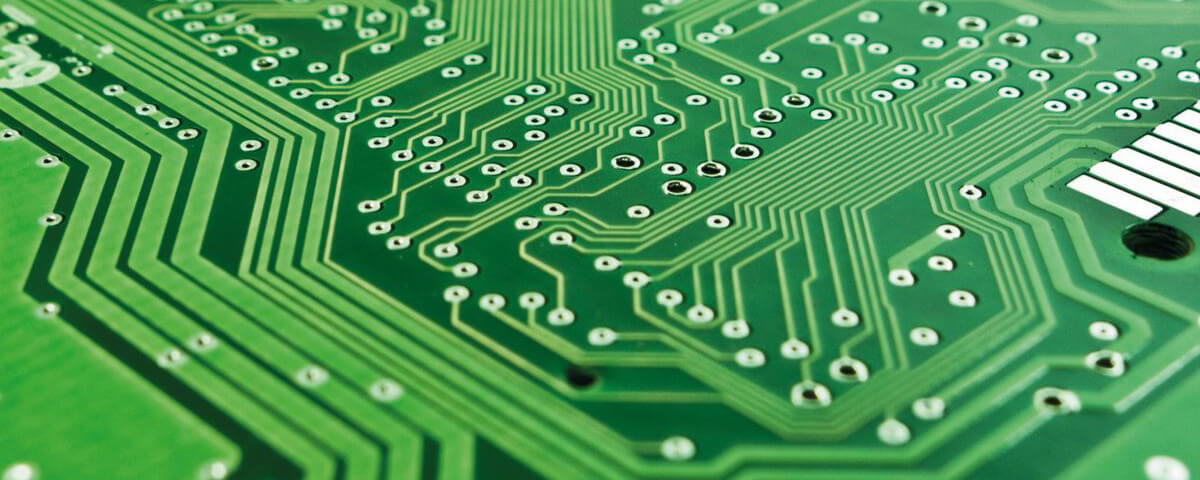
#> input picture rv seminarski/sp4.jpg, 1200 x 480 px
$ python main3.py
#> lines starting #> are read from the running program, lines starting #| are printed output that depends on the picture; after the words box and inside, x2 and y2 are one past the last pixel; in counts of white or black regions, pixels touching at a corner belong together
#!/usr/bin/env python3
# -*- coding: utf-8 -*-
"""
Created on Thu Jun 20 15:25:37 2024

@author: zorin
"""

import numpy as np
import cv2
import os

# for dirname in os.listdir("images/"):

    # for filename in os.listdir("images/" + dirname + "/"):

        # Image read
img = cv2.imread("sp4.jpg", 0)
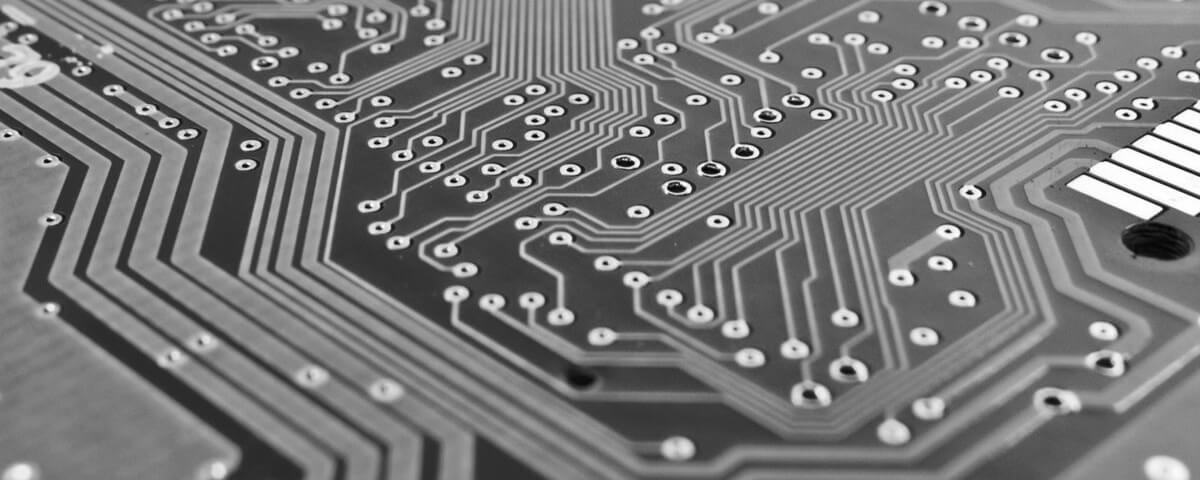
#> img: shape (480, 1200); min 0, max 255, mean 121.4

        # Denoising
denoisedImg = cv2.fastNlMeansDenoising(img);

        # Threshold (binary image)
        # thresh – threshold value.
        # maxval – maximum value to use with the THRESH_BINARY and THRESH_BINARY_INV thresholding types.
        # type – thresholding type
th, threshedImg = cv2.threshold(denoisedImg, 200, 255,cv2.THRESH_BINARY_INV|cv2.THRESH_OTSU) # src, thresh, maxval, type
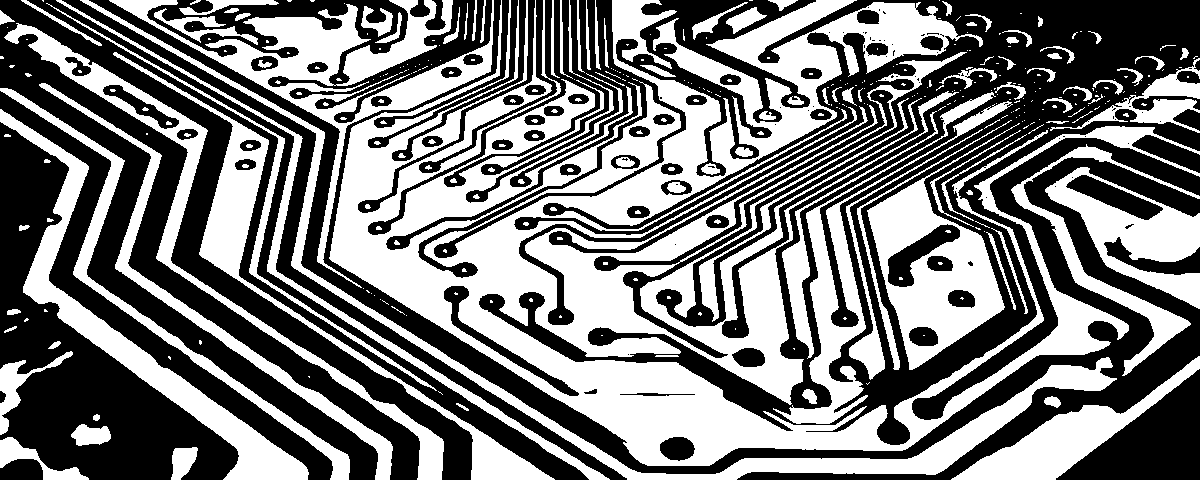
#> threshedImg: shape (480, 1200); 47.1% white; 368 white regions (247 under 20 px), largest, box (x1, y1, x2, y2) and area: (329, 0, 1200, 466) 125128, (109, 0, 494, 288) 15928, (80, 0, 1117, 480) 14057
#> th = 119

        # Perform morphological transformations using an erosion and dilation as basic operations
kernel = cv2.getStructuringElement(cv2.MORPH_ELLIPSE, (5,5))
morphImg = cv2.morphologyEx(threshedImg, cv2.MORPH_OPEN, kernel)
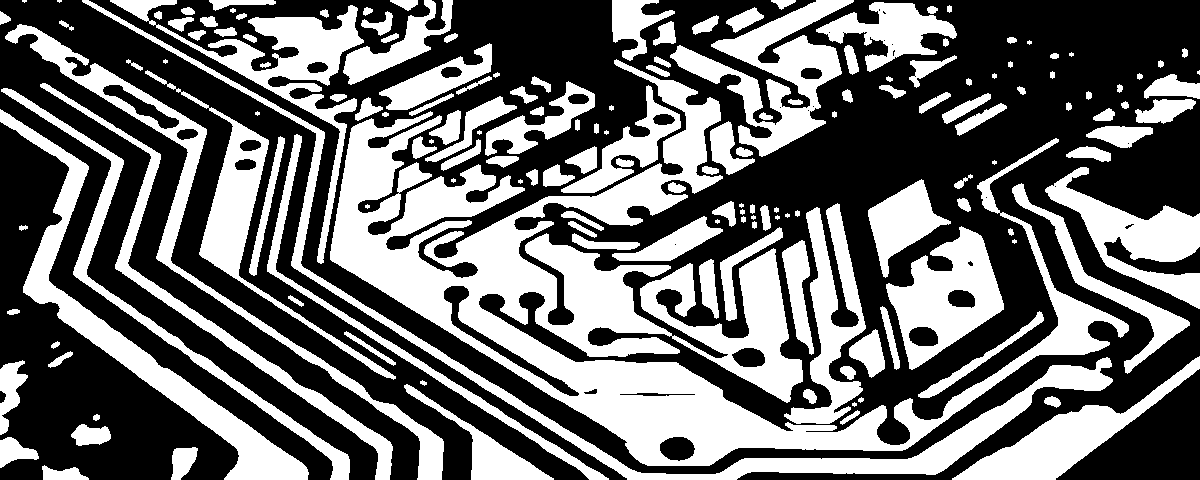
#> morphImg: shape (480, 1200); 42.1% white; 168 white regions (21 under 20 px)

        # Find and draw contours
contours, hierarchy = cv2.findContours(morphImg, cv2.RETR_TREE, cv2.CHAIN_APPROX_SIMPLE)
#> contours = 201 contours, 50 with area under 20; largest, box (x1, y1, x2, y2) and area: (330, 59, 1129, 466) 75513, (82, 0, 1113, 480) 12819, (0, 109, 309, 480) 11519, (5, 24, 444, 480) 9558, (670, 0, 854, 157) 9422
contoursImg = cv2.cvtColor(morphImg, cv2.COLOR_GRAY2RGB)
#> contoursImg: shape (480, 1200, 3); 42.1% white; 168 white regions (21 under 20 px), largest, box (x1, y1, x2, y2) and area: (330, 59, 1129, 466) 75973, (82, 0, 1113, 480) 14034, (0, 109, 309, 480) 12037
cv2.drawContours(contoursImg, contours, -1, (0,0,255), 3)
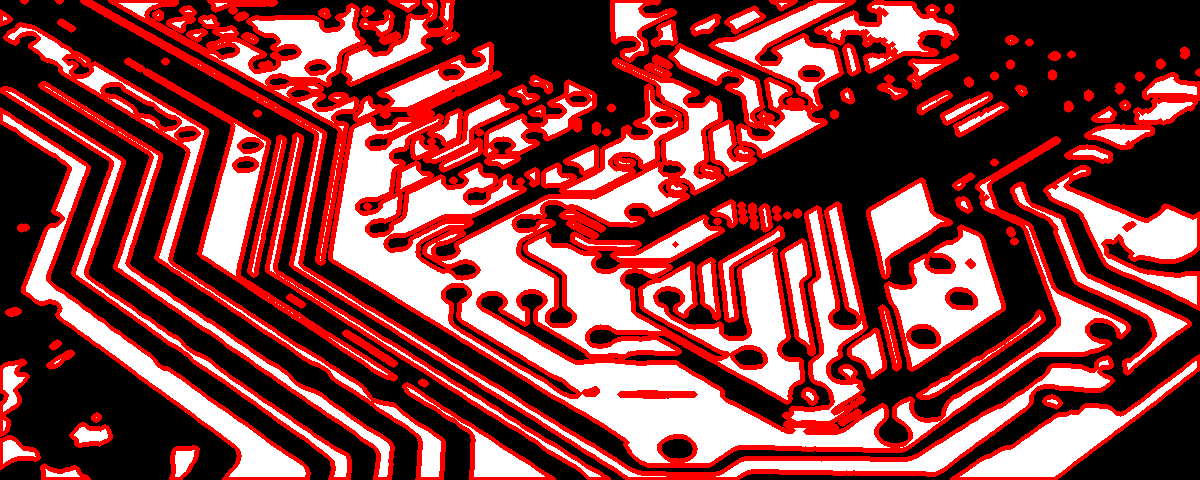
#> contoursImg: shape (480, 1200, 3); mean B, G, R 65.1, 65.1, 136.4

cv2.imwrite("_result.jpg", contoursImg)
textFile = open("results.txt","a")
textFile.write("_result.jpg" + " Dots number: {}".format(len(contours)) + "\n")
print("Dots number: {}".format(len(contours)))
#| Dots number: 201
textFile.close()

$ run again, with rv seminarski/sp1.jpg copied over rv seminarski/sp4.jpg
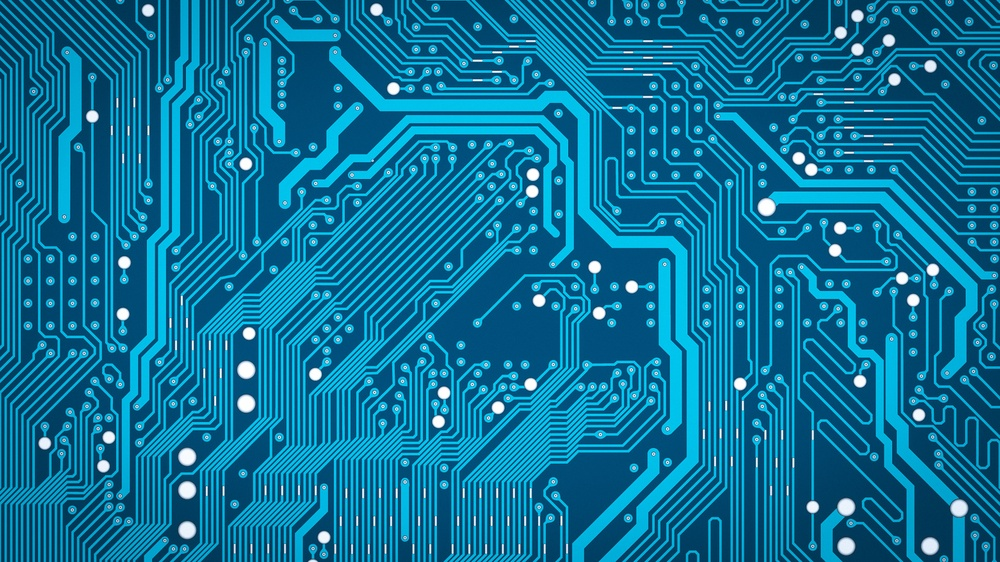
#> input picture rv seminarski/sp1.jpg, 1000 x 562 px, shrunk from 1920 x 1080 before the run
#> `th, threshedImg = cv2.threshold(denoisedImg, 200, 255,cv2.THRESH_BINAR..`:
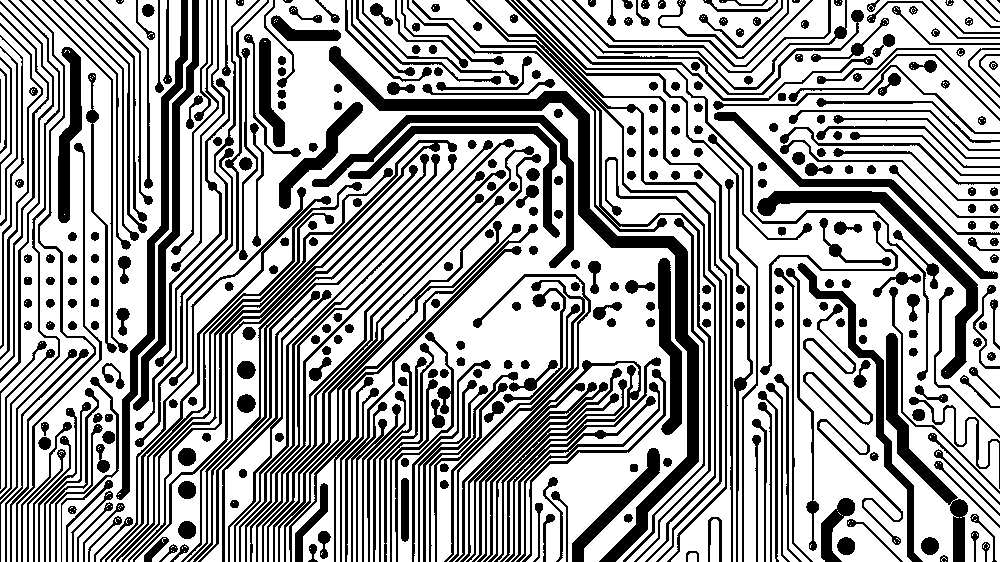
#> threshedImg: shape (562, 1000); 64.3% white; 410 black regions (1 under 20 px), largest, box (x1, y1, x2, y2) and area: (329, 46, 699, 562) 10334, (122, 140, 457, 562) 5861, (757, 191, 978, 379) 4304
#> th = 97
#> morphImg: shape (562, 1000); 50.2% white; 94 black regions (2 under 20 px)
#> contours = 539 contours, 37 with area under 20; largest, box (x1, y1, x2, y2) and area: (429, 193, 675, 391) 22408, (239, 0, 408, 244) 18572, (772, 246, 1000, 445) 12216, (532, 350, 687, 562) 8916, (23, 0, 111, 347) 8046
#> `cv2.drawContours(contoursImg, contours, -1, (0,0,255), 3)`:
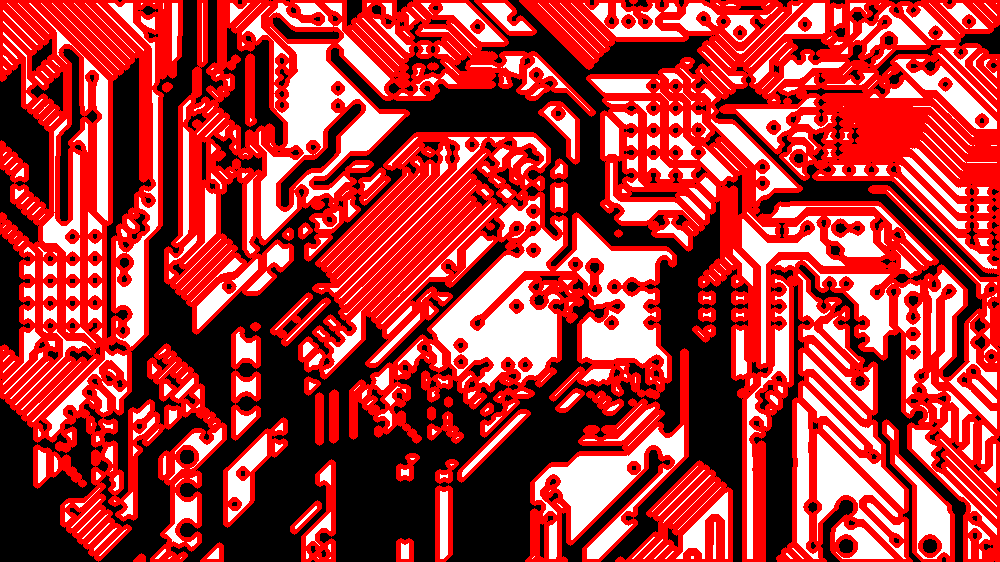
#> contoursImg: shape (562, 1000, 3); mean B, G, R 54.9, 54.9, 173.9
#| Dots number: 539

$ run again, with rv seminarski/sp2.jpg copied over rv seminarski/sp4.jpg
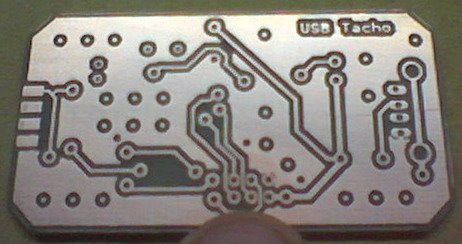
#> input picture rv seminarski/sp2.jpg, 462 x 244 px
#> `th, threshedImg = cv2.threshold(denoisedImg, 200, 255,cv2.THRESH_BINAR..`:
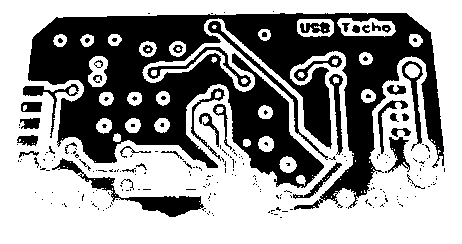
#> threshedImg: shape (244, 462); 59.6% white; 239 black regions (196 under 20 px), largest, box (x1, y1, x2, y2) and area: (28, 13, 444, 210) 36989, (52, 158, 204, 217) 1545, (208, 21, 328, 160) 743
#> th = 138
#> morphImg: shape (244, 462); 56.7% white; 109 black regions (88 under 20 px)
#> contours = 227 contours, 144 with area under 20; largest, box (x1, y1, x2, y2) and area: (0, 0, 462, 244) 112023, (22, 10, 445, 211) 50502, (49, 157, 214, 218) 1874, (190, 87, 237, 174) 802, (384, 127, 426, 190) 738
#> `cv2.drawContours(contoursImg, contours, -1, (0,0,255), 3)`:
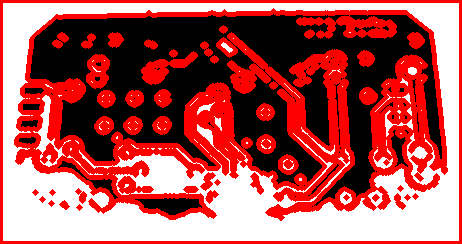
#> contoursImg: shape (244, 462, 3); mean B, G, R 84.9, 84.9, 176.2
#| Dots number: 227
